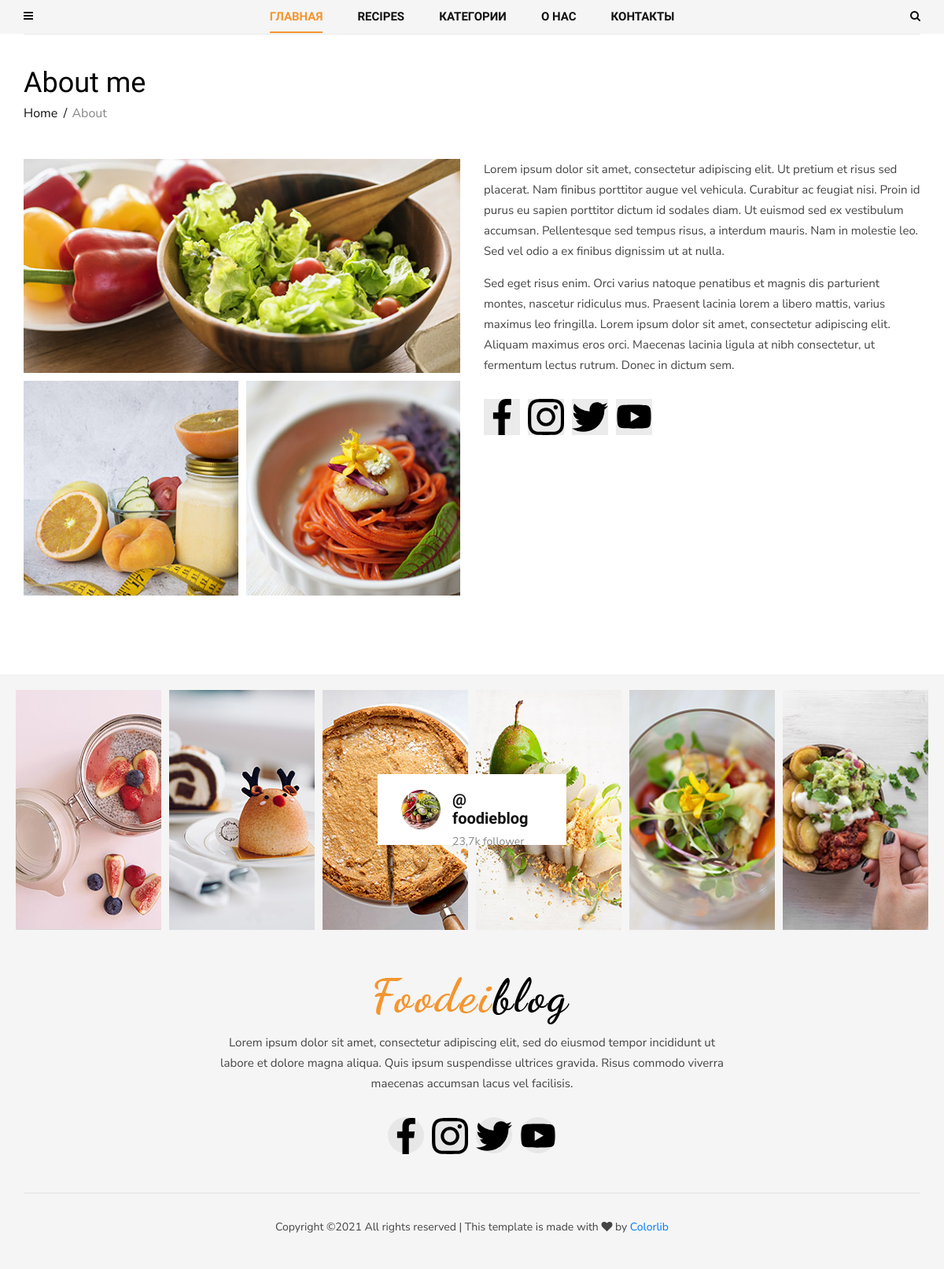
The page /about/ on the database its author committed.
### contact/models.py (models this page shows)
class About(models.Model):
    name = models.CharField(max_length=50, default='')
    text = RichTextField()
    mini_text = RichTextField()
    def get_first_image(self):
        item = self.about_images.first()
        return item.image.url
    def get_images(self):
        return self.about_images.order_by('id')[1:]

class ImageAbout(models.Model):
    image = models.ImageField(upload_to="about/")
    page = models.ForeignKey(About, on_delete=models.CASCADE, related_name="about_images")
    alt = models.CharField(max_length=100)

class Social(models.Model):
    icon = models.FileField(upload_to='icons/')
    name = models.CharField(max_length=200)
    link = models.URLField()

### contact/views.py (the view)
# urls.py: path('about/', views.AboutView.as_view(), name="about"),
class AboutView(View):
    def get(self, request):
        about = About.objects.last()
        return render(request, 'contact/about.html', {"about": about})

### blog/models.py (called while the page is built)
    def get_absolute_url(self):
        return reverse("post_single", kwargs={"slug": self.category.slug, "post_slug":self.slug})

### blog/templatetags/menu_tags.py (called while the page is built)
def get_all_categories():
    return Category.objects.all()

@register.inclusion_tag('blog/include/tags/top_menu.html')
def get_categories():
    category = get_all_categories()
    return {"list_category": category}

@register.inclusion_tag('blog/include/tags/recipe_tags.html')
def get_last_posts():
    posts = Post.objects.select_related("category").order_by("-id")[:5]
    return {"list_last_post": posts}

### contact/templatetags/social_tags.py (called while the page is built)
@register.simple_tag()
def get_social_links():
    return Social.objects.all()

@register.simple_tag()
def get_about():
    return About.objects.last()

### templates/contact/about.html
{% extends 'base.html' %}
{% load social_tags %}
{% block content %}
<section class="about spad">
    <div class="container">
        <div class="about__text">
            <div class="row">
                <div class="col-lg-12">
                    <div class="breadcrumb__text">
                        <h2>About me</h2>
                        <div class="breadcrumb__option">
                            <a href="#">Home</a>
                            <span>About</span>
                        </div>
                    </div>
                </div>
            </div>
                <div class="row">
                    <div class="col-lg-6">
                        <div class="about__pic__item__large">
                            <img src="{{ about.get_first_image }}" alt="">
                        </div>
                        <div class="about__pic">
                            {% for item in about.get_images %}
                            <div class="about__pic__item">
                                <img src="{{ item.image.url }}" alt="{{ item.alt }}">
                            </div>
                            {% endfor %}
                        </div>
                    </div>
                    <div class="col-lg-6">
                        <div class="about__right__text">
                           {{ about.text|safe }}
                            <div class="about__right__text__social">
                                {% get_social_links as social_links %}
                                {% for item in social_links %}
                                    <a href="{{ item.link }}"><img src="{{ item.icon.url }}" alt="error"></a>
                                {% endfor %}
                            </div>
                        </div>
                    </div>
                </div>
            </div>
        </div>
</section>
{% endblock content %}

### templates/footer.html (shortened to what this page needs)
{% load static social_tags cache %}
{% cache 5000 foter %}
    <footer class="footer">
        <div class="container-fluid">
            <div class="footer__instagram">
                <div class="footer__instagram__avatar">
                    <div class="footer__instagram__avatar--pic">
                        <img src="{% static 'img/footer/instagram-avatar.jpg' %}" alt="">
                    </div>
                    <div class="footer__instagram__avatar--text">
                        <h5>@ foodieblog</h5>
                        <span>23,7k follower</span>
                    </div>
                </div>
                <div class="row">
                    <div class="col-lg-2 col-md-2 col-sm-4 col-6">
                        <div class="footer__instagram__item set-bg" data-setbg="{% static 'img/footer/ip-1.jpg' %}"></div>
                    </div>
                    <div class="col-lg-2 col-md-2 col-sm-4 col-6">
                        <div class="footer__instagram__item set-bg" data-setbg="{% static 'img/footer/ip-2.jpg' %}"></div>
                    </div>
                    <div class="col-lg-2 col-md-2 col-sm-4 col-6">
                    </div>
                    <div class="col-lg-2 col-md-2 col-sm-4 col-6">
                    </div>
                    <div class="col-lg-2 col-md-2 col-sm-4 col-6">
                        <div class="footer__instagram__item set-bg" data-setbg="{% static 'img/footer/ip-5.jpg' %}"></div>
                    </div>
                    <div class="col-lg-2 col-md-2 col-sm-4 col-6">
                        <div class="footer__instagram__item set-bg" data-setbg="{% static 'img/footer/ip-6.jpg' %}"></div>
                    </div>
                </div>
            </div>
        </div>
        <div class="container">
            <div class="row">
                <div class="col-lg-12">
                    <div class="footer__text">
                        <div class="footer__logo">
                            <a href="#"><img src="{% static 'img/logo.png' %}" alt=""></a>
                        </div>
                        <p>Lorem ipsum dolor sit amet, consectetur adipiscing elit, sed do eiusmod tempor incididunt
                            ut<br /> labore et dolore magna aliqua. Quis ipsum suspendisse ultrices gravida. Risus
                            commodo viverra<br /> maecenas accumsan lacus vel facilisis. </p>
                        <div class="footer__social">
                            {% get_social_links as social_links %}
                                {% for item in social_links %}
                                 <a href="{{ item.link }}"><img src="{{ item.icon.url }}"></a>
                                {% endfor %}
                        </div>
                    </div>
                    <div class="footer__copyright">
                        <p>
  Copyright &copy;<script>document.write(new Date().getFullYear());</script> All rights reserved | This template is made with <i class="fa fa-heart" aria-hidden="true"></i> by <a href="https://colorlib.com" target="_blank">Colorlib</a>
  </p>
                    </div>
                </div>
            </div>
        </div>
    </footer>
{% endcache %}

### static/css/style.css (style rules this page uses)
html, body { height: 100%; font-family: "Nunito Sans", sans-serif; -webkit-font-smoothing: antialiased; }
h1, h2, h3, h4, h5, h6 { margin: 0; color: #111111; font-weight: 400; font-family: "Unna", serif; }
h2 { font-size: 36px; }
h5 { font-size: 18px; }
p { font-size: 14px; font-family: "Nunito Sans", sans-serif; color: #444444; font-weight: 400; line-height: 26px; margin: 0 0 15px 0; }
img { max-width: 100%; }
.set-bg { background-repeat: no-repeat; background-size: cover; background-position: top center; }
.spad { padding-top: 100px; padding-bottom: 100px; }
.breadcrumb__text { margin-bottom: 46px; }
.breadcrumb__text h2 { color: #000000; margin-bottom: 5px; }
.breadcrumb__text .breadcrumb__option a { display: inline-block; font-size: 16px; color: #111111; margin-right: 14px; position: relative; }
.breadcrumb__text .breadcrumb__option a:after { position: absolute; right: -12px; top: 0; content: "/"; }
.breadcrumb__text .breadcrumb__option span { font-size: 16px; color: #888888; }
.footer { background: #f5f5f5; padding-top: 20px; }
.footer__instagram { padding-left: 15px; padding-right: 15px; position: relative; }
.footer__instagram__item { height: 305px; margin-right: -10px !important; margin-left: -10px !important; margin-bottom: 10px; }
.footer__instagram__avatar { display: inline-block; padding: 20px 30px; background: #ffffff; position: absolute; height: 90px; width: 240px; left: 50%; top: 50%; -webkit-transform: translate(-120px, -50px); -ms-transform: translate(-120px, -50px); transform: translate(-120px, -50px); z-index: 1; }
.footer__instagram__avatar .footer__instagram__avatar--pic { float: left; margin-right: 15px; }
.footer__instagram__avatar .footer__instagram__avatar--pic img { height: 50px; width: 50px; border-radius: 50%; }
.footer__instagram__avatar .footer__instagram__avatar--text { overflow: hidden; }
.footer__instagram__avatar .footer__instagram__avatar--text h5 { font-size: 20px; color: #111111; font-weight: 700; margin-bottom: 5px; }
.footer__instagram__avatar .footer__instagram__avatar--text span { font-size: 14px; color: #888888; }
.footer__text { padding: 50px 0; text-align: center; }
.footer__text .footer__logo { margin-bottom: 10px; }
.footer__text .footer__logo a { display: inline-block; }
.footer__text p { font-size: 15px; margin-bottom: 30px; }
.footer__text .footer__social a { display: inline-block; font-size: 16px; color: #111111; height: 46px; width: 46px; background: #e7e7e7; border-radius: 50%; line-height: 46px; text-align: center; -webkit-transition: all, 0.3s; -o-transition: all, 0.3s; transition: all, 0.3s; margin-right: 6px; }
.footer__text .footer__social a:last-child { margin-right: 0; }
.footer__copyright { font-size: 15px; color: #444444; border-top: 1px solid #e1e1e1; text-align: center; padding: 30px 0 25px; }
.about { padding-bottom: 90px; padding-top: 0; }
.about__pic { margin-right: -10px; }
.about__pic__item__large { margin-bottom: 10px; }
.about__pic__item__large img { min-width: 100%; }
.about__pic__item { width: calc(50% - 10px); float: left; margin-right: 10px; margin-bottom: 10px; }
.about__pic__item img { min-width: 100%; }
.about__text { border-top: 1px solid #ebebeb; padding-top: 40px; }
.about__right__text p { font-size: 15px; }
.about__right__text .about__right__text__social { margin-top: 30px; }
.about__right__text .about__right__text__social a { display: inline-block; font-size: 14px; color: #444444; background: #ebebeb; height: 46px; width: 46px; margin-right: 6px; line-height: 46px; text-align: center; }
.about__right__text .about__right__text__social a:last-child { margin-right: 0; }
@media only screen and (min-width: 1200px) { .container { max-width: 1170px; } }

### rows shown on the page
About: get_first_image (picture), text "Lorem ipsum dolor sit amet, consectetur adipiscing elit. Ut pretium et risus sed placerat. Nam finibus porttitor augue vel vehicula. Curabitur ac feugiat nisi. Proin id purus eu sapien porttitor dictum id sodales diam. Ut euismod sed ex vestibulum accumsan. Pellentesque sed tempus risus, a interdum mauris. Nam in molestie leo. Sed vel odio a ex finibus dignissim ut at nulla. Sed eget risus enim. Orci varius natoque penatibus et magnis dis parturient montes, nascetur ridiculus mus. Praesent lacinia lorem a libero mattis, varius maximus leo fringilla. Lorem ipsum dolor sit amet, consectetur adipiscing elit. Aliquam maximus eros orci. Maecenas lacinia ligula at nibh consectetur, ut fermentum…"
ImageAbout: image (picture)
ImageAbout: image (picture)
Social: icon (picture)
Social: icon (picture)
Social: icon (picture)
Social: icon (picture)
